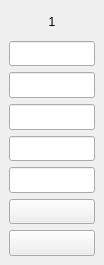
<ui version="4.0" >
 <author></author>
 <comment></comment>
 <exportmacro></exportmacro>
 <class>TermoFrame</class>
 <widget class="QWidget" name="TermoFrame" >
  <property name="geometry" >
   <rect>
    <x>0</x>
    <y>0</y>
    <width>104</width>
    <height>265</height>
   </rect>
  </property>
  <property name="windowTitle" >
   <string>Form</string>
  </property>
  <layout class="QVBoxLayout" >
   <property name="margin" >
    <number>9</number>
   </property>
   <property name="spacing" >
    <number>6</number>
   </property>
   <item>
    <widget class="QLabel" name="textLabel" >
     <property name="maximumSize" >
      <size>
       <width>121</width>
       <height>31</height>
      </size>
     </property>
     <property name="cursor" >
      <cursor>10</cursor>
     </property>
     <property name="text" >
      <string>1</string>
     </property>
     <property name="alignment" >
      <set>Qt::AlignCenter</set>
     </property>
    </widget>
   </item>
   <item>
    <widget class="NumericEntry" name="preset" >
     <property name="sizePolicy" >
      <sizepolicy>
       <hsizetype>5</hsizetype>
       <vsizetype>5</vsizetype>
       <horstretch>0</horstretch>
       <verstretch>0</verstretch>
      </sizepolicy>
     </property>
     <property name="maximumSize" >
      <size>
       <width>121</width>
       <height>16777215</height>
      </size>
     </property>
     <property name="cursor" >
      <cursor>10</cursor>
     </property>
     <property name="mouseTracking" >
      <bool>false</bool>
     </property>
     <property name="focusPolicy" >
      <enum>Qt::ClickFocus</enum>
     </property>
     <property name="acceptDrops" >
      <bool>false</bool>
     </property>
     <property name="alignment" >
      <set>Qt::AlignHCenter</set>
     </property>
    </widget>
   </item>
   <item>
    <widget class="NumericEdit" name="current" >
     <property name="sizePolicy" >
      <sizepolicy>
       <hsizetype>13</hsizetype>
       <vsizetype>13</vsizetype>
       <horstretch>0</horstretch>
       <verstretch>0</verstretch>
      </sizepolicy>
     </property>
     <property name="maximumSize" >
      <size>
       <width>121</width>
       <height>16777215</height>
      </size>
     </property>
     <property name="cursor" >
      <cursor>10</cursor>
     </property>
     <property name="mouseTracking" >
      <bool>false</bool>
     </property>
     <property name="focusPolicy" >
      <enum>Qt::NoFocus</enum>
     </property>
     <property name="acceptDrops" >
      <bool>false</bool>
     </property>
     <property name="alignment" >
      <set>Qt::AlignHCenter</set>
     </property>
     <property name="readOnly" >
      <bool>true</bool>
     </property>
    </widget>
   </item>
   <item>
    <widget class="NumericEdit" name="delta" >
     <property name="sizePolicy" >
      <sizepolicy>
       <hsizetype>13</hsizetype>
       <vsizetype>13</vsizetype>
       <horstretch>0</horstretch>
       <verstretch>0</verstretch>
      </sizepolicy>
     </property>
     <property name="maximumSize" >
      <size>
       <width>121</width>
       <height>16777215</height>
      </size>
     </property>
     <property name="cursor" >
      <cursor>10</cursor>
     </property>
     <property name="mouseTracking" >
      <bool>false</bool>
     </property>
     <property name="focusPolicy" >
      <enum>Qt::NoFocus</enum>
     </property>
     <property name="acceptDrops" >
      <bool>false</bool>
     </property>
     <property name="alignment" >
      <set>Qt::AlignHCenter</set>
     </property>
     <property name="readOnly" >
      <bool>true</bool>
     </property>
    </widget>
   </item>
   <item>
    <widget class="NumericEntry" name="maxDelta" >
     <property name="sizePolicy" >
      <sizepolicy>
       <hsizetype>5</hsizetype>
       <vsizetype>5</vsizetype>
       <horstretch>0</horstretch>
       <verstretch>0</verstretch>
      </sizepolicy>
     </property>
     <property name="maximumSize" >
      <size>
       <width>121</width>
       <height>16777215</height>
      </size>
     </property>
     <property name="cursor" >
      <cursor>10</cursor>
     </property>
     <property name="mouseTracking" >
      <bool>false</bool>
     </property>
     <property name="focusPolicy" >
      <enum>Qt::ClickFocus</enum>
     </property>
     <property name="acceptDrops" >
      <bool>false</bool>
     </property>
     <property name="alignment" >
      <set>Qt::AlignHCenter</set>
     </property>
    </widget>
   </item>
   <item>
    <widget class="NumericEntry" name="minDelta" >
     <property name="sizePolicy" >
      <sizepolicy>
       <hsizetype>5</hsizetype>
       <vsizetype>5</vsizetype>
       <horstretch>0</horstretch>
       <verstretch>0</verstretch>
      </sizepolicy>
     </property>
     <property name="maximumSize" >
      <size>
       <width>121</width>
       <height>16777215</height>
      </size>
     </property>
     <property name="cursor" >
      <cursor>10</cursor>
     </property>
     <property name="mouseTracking" >
      <bool>false</bool>
     </property>
     <property name="focusPolicy" >
      <enum>Qt::ClickFocus</enum>
     </property>
     <property name="acceptDrops" >
      <bool>false</bool>
     </property>
     <property name="alignment" >
      <set>Qt::AlignHCenter</set>
     </property>
    </widget>
   </item>
   <item>
    <widget class="ToggleButton" name="runStopButton" >
     <property name="sizePolicy" >
      <sizepolicy>
       <hsizetype>5</hsizetype>
       <vsizetype>5</vsizetype>
       <horstretch>0</horstretch>
       <verstretch>0</verstretch>
      </sizepolicy>
     </property>
     <property name="maximumSize" >
      <size>
       <width>121</width>
       <height>16777215</height>
      </size>
     </property>
     <property name="cursor" >
      <cursor>10</cursor>
     </property>
     <property name="focusPolicy" >
      <enum>Qt::NoFocus</enum>
     </property>
    </widget>
   </item>
   <item>
    <widget class="ToggleButton" name="linkButton" >
     <property name="sizePolicy" >
      <sizepolicy>
       <hsizetype>5</hsizetype>
       <vsizetype>5</vsizetype>
       <horstretch>0</horstretch>
       <verstretch>0</verstretch>
      </sizepolicy>
     </property>
     <property name="maximumSize" >
      <size>
       <width>121</width>
       <height>16777215</height>
      </size>
     </property>
     <property name="cursor" >
      <cursor>10</cursor>
     </property>
     <property name="focusPolicy" >
      <enum>Qt::NoFocus</enum>
     </property>
    </widget>
   </item>
  </layout>
 </widget>
 <pixmapfunction></pixmapfunction>
 <customwidgets>
  <customwidget>
   <class>ToggleButton</class>
   <extends>QPushButton</extends>
   <header>togglebutton.h</header>
   <container>0</container>
   <pixmap></pixmap>
  </customwidget>
  <customwidget>
   <class>NumericEntry</class>
   <extends>QLineEdit</extends>
   <header>numericentry.h</header>
   <container>0</container>
   <pixmap></pixmap>
  </customwidget>
  <customwidget>
   <class>NumericEdit</class>
   <extends>QLineEdit</extends>
   <header>numericedit.h</header>
   <container>0</container>
   <pixmap></pixmap>
  </customwidget>
 </customwidgets>
 <resources/>
 <connections/>
</ui>
